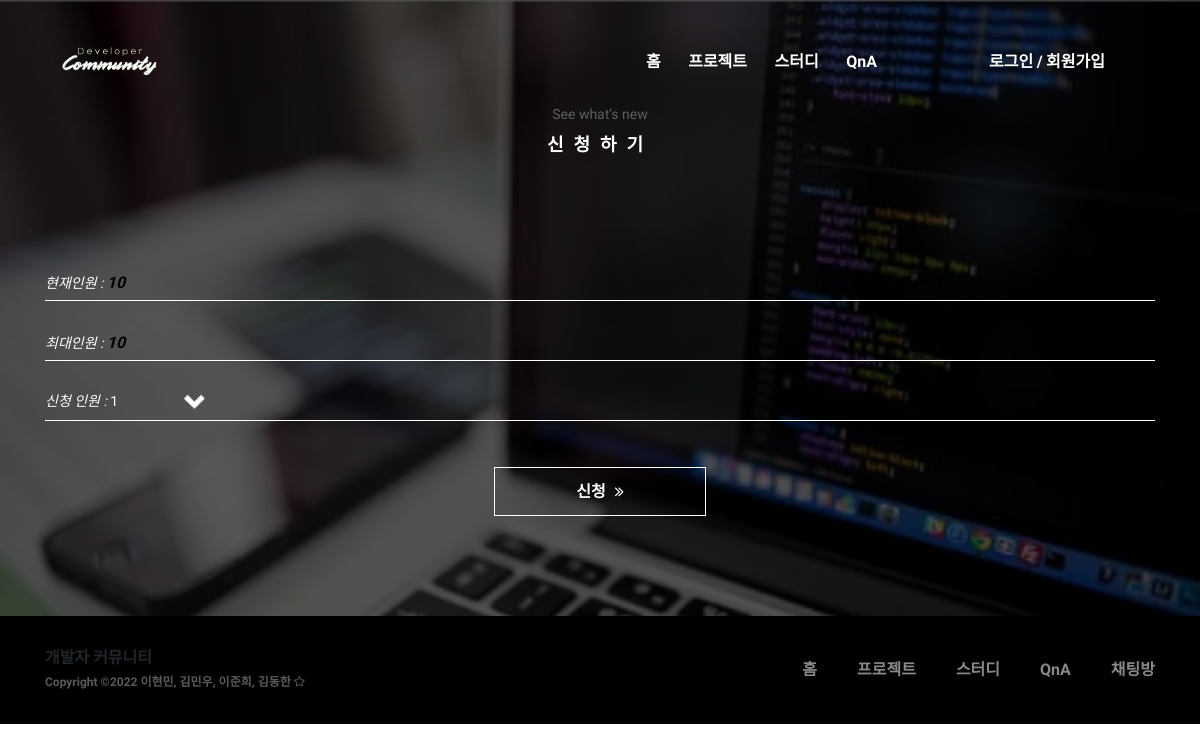
/study1apply.php?no=6, run on an earlier commit of the app's database.
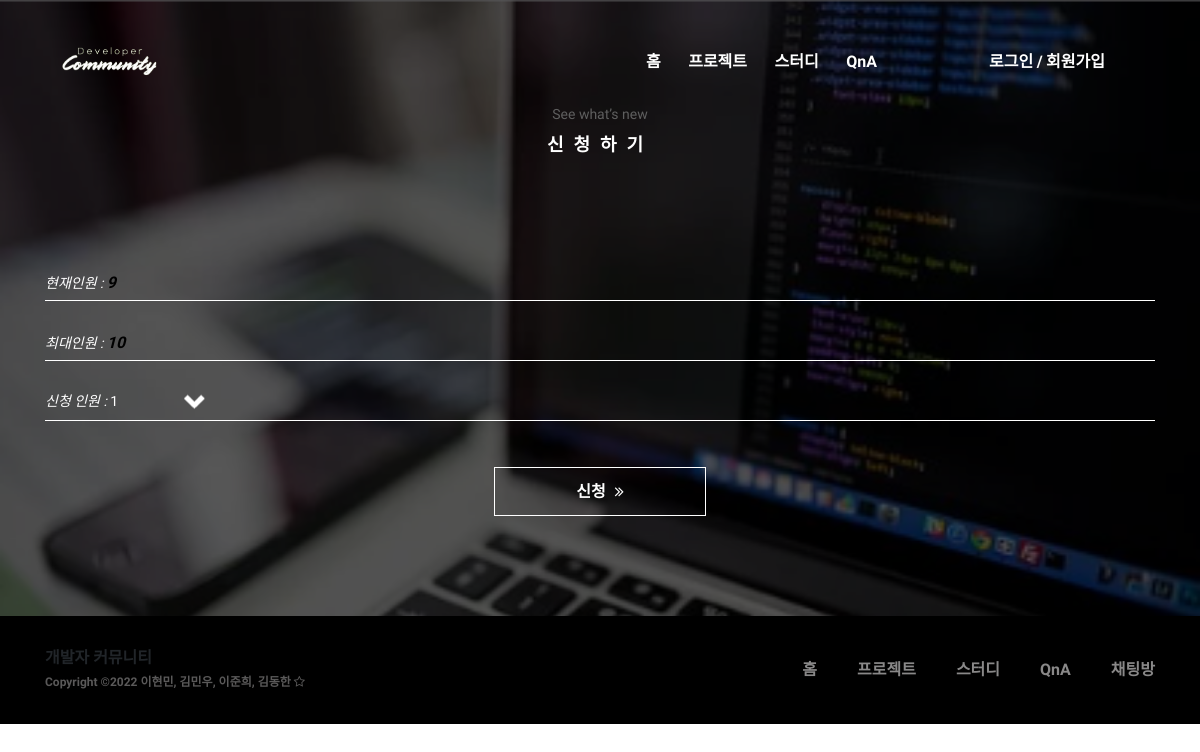
And on a later commit of the database.
### tables this page shows
CREATE TABLE `study1` (
  `no` int(255) NOT NULL,
  `title` varchar(255) NOT NULL,
  `category` varchar(255) NOT NULL,
  `content` varchar(255) NOT NULL,
  `id` varchar(255) NOT NULL,
  `name` varchar(255) NOT NULL,
  `del_flg` tinyint(1) NOT NULL DEFAULT '0',
  `reg_date` datetime NOT NULL DEFAULT CURRENT_TIMESTAMP,
  `mod_date` datetime DEFAULT NULL,
  `apply` int(255) NOT NULL,
  `recruit` int(255) NOT NULL,
  `img_file` varchar(255) NOT NULL,
  `img_size` int(255) NOT NULL
);

### study1apply.php (the view, shortened to what this page needs)
<!DOCTYPE html>
<html lang="en">
<head>
    <link rel="stylesheet" href="style.css">
</head>
<body>
    <?php require('lib/top.php'); ?>
    <?php
        $no = $_GET['no'];
        require('_conn.php');
        $sql = "SELECT * FROM `study1` WHERE `no` = $no";
        $result = mysqli_query($conn, $sql);
    ?>
    <section class="contact-area section-padding-100 bg-img bg-overlay bg-fixed has-bg-img" style="background-image: url(img/bg-img/note.png);">
        <div class="container">
            <div class="row">
                <div class="col-12">
                    <div class="section-heading white">
                        <p>See what’s new</p>
                        <h2>신청하기</h2>
                    </div>
                </div>
            </div>
            <div class="row">
                <div class="col-12">
                    <?php foreach($result as $ap) { ?>
                    <div class="contact-form-area">
                        <form action="_study1apply.php" method="post">
                            <div class="row">
                                <div class="col-lg-12">
                                    <div class="form-group">
                                        <p class="form-control">현재인원 : <a href="#"> <?=$ap['apply'];?></a></p>
                                        <p class="form-control">최대인원 : <a href="#"> <?=$ap['recruit'];?></a></p>
                                        <div class="form-control">신청 인원 :
                                            <select name="apply">
                                                <?php if ($ap['recruit'] == $ap['apply']) { ?>
                                                    <?= $apl = $ap['apply'];?>
                                                <?php } else { ?>
                                                    <?= $apl = $ap['apply']+1;?>
                                                <?php } ?>
                                                <option value="<?=$apl?>">1</option>
                                            </select>
                                        </div>
                                    </div>
                                </div>
                                <div class="col-12 text-center">
                                    <button class="btn oneMusic-btn mt-30" type="submit">신청 <i class="fa fa-angle-double-right"></i></button>
                                </div>
                            </div>
                        </form>
                    </div>
                    <?php } ?>
                </div>
            </div>
        </div>
    </section>
    <?php require('lib/bottom.php'); ?>
</body>
</html>

What changed in the data, as far as the page shows it:
changed study1: apply "10" → "9"
